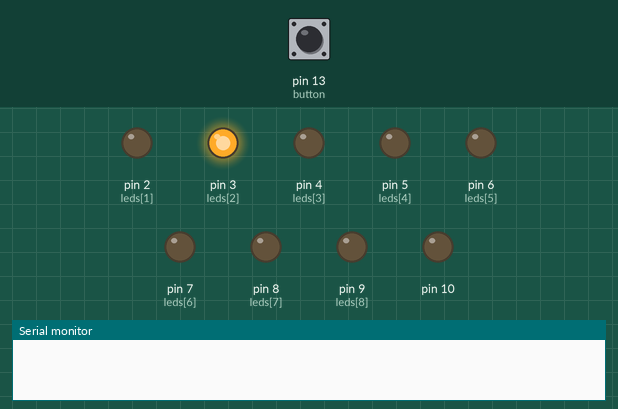
Recording of a sketch running on a simulated Arduino Uno, built with avr-gcc and run on an emulated ATmega328P. On the bench: output pins drawn as LEDs (lit = HIGH), the last lines printed to the serial monitor. Dashed ring = blinking. The test bench sets the inputs (shaded band); at power-on: pin 13 (button) HIGH.

Above: at 1.2 s.
1.3 s: pin 13 (button) pulled LOW for 3.2 s
At 5.13 s:
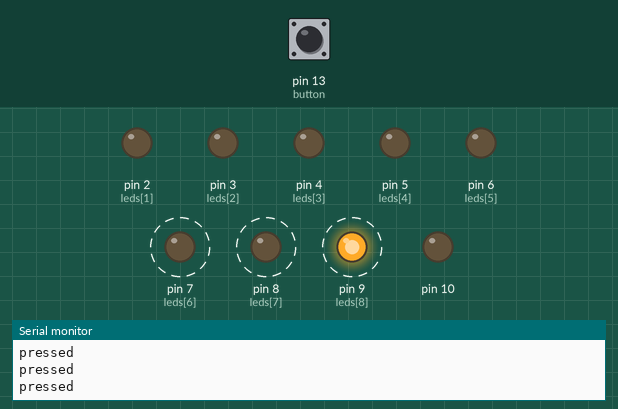
At 5.81 s:
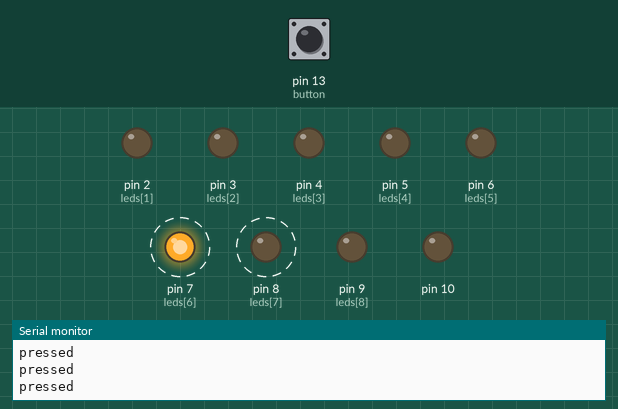
6.0 s: pin 13 (button) pulled LOW for 0.15 s
At 6.71 s:
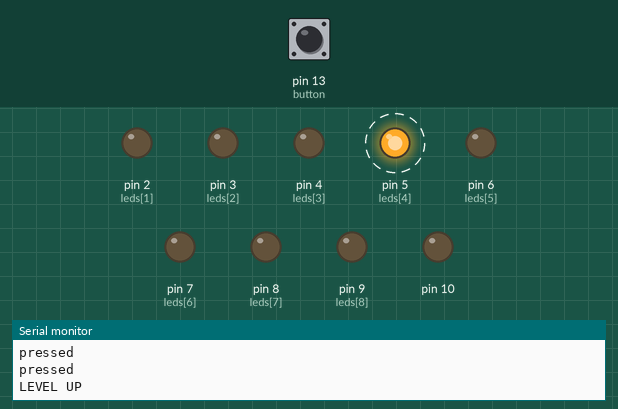
9.0 s: pin 13 (button) pulled LOW for 1 s
Timing chart, 0 to 18.0 s (numbered marks = the images above; inputs shaded):
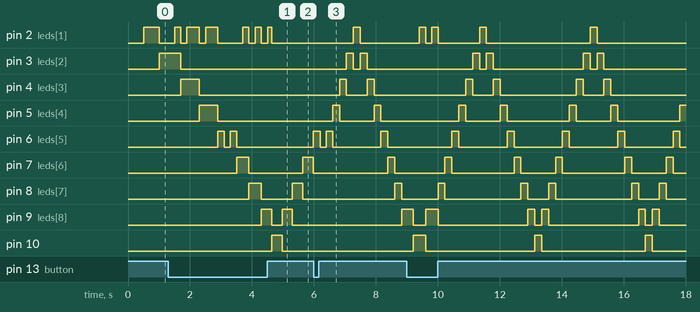

The sketch:

FA4ZR04IKWVE6RM.ino
```cpp
int LEDpos = 1 ;
int leds[] = {1,2,3,4,5,6,7,8,9};
int ledStateA = LOW;
int var=10;
int status=0;
int button=13;
int lives =3;

// ledState used to set the LED
long previousMillis = 0;        // will store last time LED was updated

long interval = 500;           // interval at which to blink (milliseconds)

void setup() {

  //All LEDs are set as output
  for(int a=2;a<11;a++){
     pinMode(a, OUTPUT);
  }

  pinMode(button, INPUT);
  Serial.begin(9600);
}

void loop()
{

  if(lives==0)    //Setting starting interval
  {
    interval=500;

  }


 //Detect if button is pressed
 if(digitalRead(button)== LOW )
   {
    Serial.println("pressed");
       if(LEDpos==6)   // Button was pressed at the middle LED !!
          {
               interval/=1.5;               // Reduce interval ; LED blink faster

               //Blink Middle LED twice for user to notice he won!
               digitalWrite(6,HIGH);
               delay(200);
               digitalWrite(6,LOW);
               delay(200);
               digitalWrite(6,HIGH);
               delay(200);
               digitalWrite(6,LOW);

               Serial.println("LEVEL UP");
           }

       else // Button was pressed but not at the middle LED :(
         {    delay(200);
              digitalWrite(leds[1], HIGH);
              lives--;    // user Lost a life
         }
       if(lives==0){
        interval= 500;
        Serial.println("GAME OVER");
       }
    }

  unsigned long currentMillis = millis();

  if(currentMillis - previousMillis > interval) {


    if(status==0) {
      if (LEDpos> 9 )
        status=1;
      else
        LEDpos++;
     }


    if(status==1)  //Reached the start
    {  if (LEDpos<3)
         status=0;
       else
         {   LEDpos--;
             if(LEDpos == 2)
             status=0;
         }
    }


     // save the last time you blinked the LED
    previousMillis = currentMillis;

      //Turn off all LEDs
for (int x = 2; x <= 10;x++)
{
  digitalWrite(x, LOW);
}

//Turn on the LED
digitalWrite(LEDpos , HIGH);
}

  }
```

Measured:
- after the input at 1.3 s, pin 2 (leds[1]): LOW → HIGH after 0.20 s, → LOW 0.20 s later, → HIGH 0.20 s later, → LOW 0.40 s later, … (12 changes in this stretch); pin 9 (leds[8]): alternates HIGH for 0.33 s and LOW for 0.33 s, starting after 3.0 s
- after the input at 6.0 s, pin 3 (leds[2]): alternates HIGH for 0.22 s and LOW for 0.22 s, 4 changes in all, then stays LOW, starting after 1.0 s; pin 4 (leds[3]): alternates HIGH for 0.22 s and LOW for 0.67 s, starting after 0.82 s
- by itself, pin 6 (leds[5]): alternates HIGH for 0.22 s and LOW for 1.6 s
- by itself, pin 7 (leds[6]): alternates HIGH for 0.37 s and LOW for 1.7 s
- by itself, pin 8 (leds[7]): alternates HIGH for 0.37 s and LOW for 1.0 s
- by itself, pin 10: repeats every 3.7 s: LOW 3.5 s, HIGH 0.22 s
